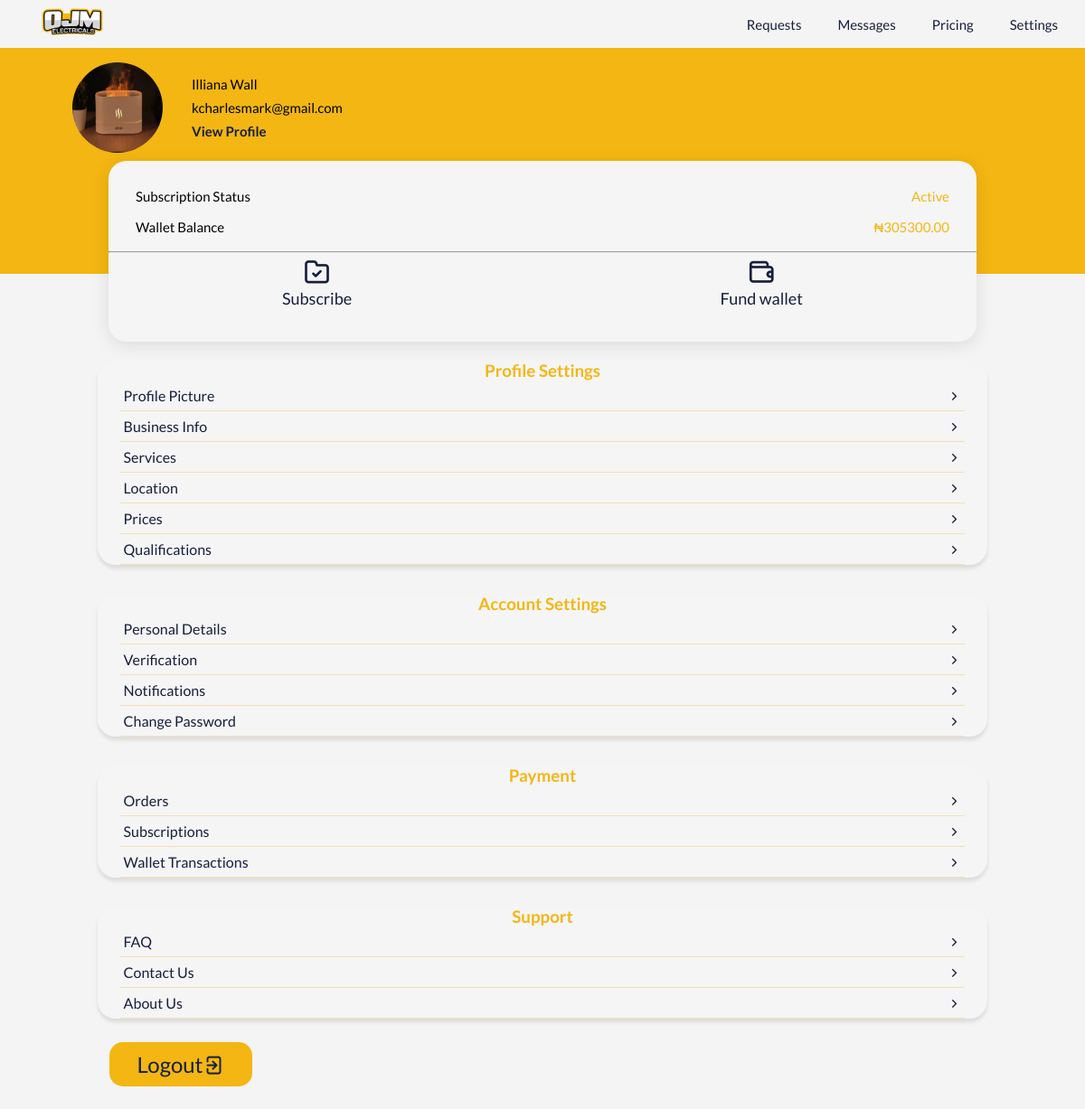
The app's page /prof-dashboard (signed in) with its own data.
### userauth/models.py (models this page shows, shortened)
class ElectricianProfile(models.Model):
    user = models.OneToOneField(User, on_delete=models.CASCADE)
    business_name = models.CharField(max_length=255)
    service_description = models.TextField()
    profile_picture = models.ImageField(upload_to=user_directory_path, blank=True, null=True)
    founded_date = models.DateField()
    registered = models.BooleanField(default=False)
    country = models.CharField(max_length=50, choices=WEST_AFRICAN_COUNTRIES)
    state = models.CharField(max_length=50, choices=NIGERIAN_STATES)
    city = models.CharField(max_length=255)
    address = models.CharField(max_length=255)
    terms = models.BooleanField(default=False)
    number_of_employees = models.IntegerField(default=0)
    website_url = models.URLField(max_length=200, blank=True, null=True)
    youtube_url = models.URLField(max_length=200, blank=True, null=True)
    prices = models.TextField(blank=True, null=True)
    qualification = models.TextField(blank=True, null=True)
    verified = models.BooleanField(default=False)
    cac = models.CharField(max_length=200, blank=True, null=True)
    class Meta:
        verbose_name_plural = "Electricians"

class User(AbstractUser):
    email = models.EmailField(unique=True)
    first_name = models.CharField(max_length=150, blank=True)
    last_name = models.CharField(max_length=150, blank=True)
    phone_number = models.CharField(max_length=25, blank=True)
    whatsapp_number = models.CharField(max_length=25, blank=True)
    USERNAME_FIELD = 'email'
    REQUIRED_FIELDS = ['username']
    def __str__(self):
        return self.username

### payment/models.py (models this page shows, shortened)
class Subscription(models.Model):
    STATUS_CHOICES = [
        ('Inactive', 'Inactive'),
        ('Active', 'Active'),
        ('Expired', 'Expired'),
    ]
    DURATION_CHOICES = [
        ("1 month", "1 month"),
        ("2 months", "2 months"),
        ("3 months", "3 months"),
    ]
    name = models.CharField(max_length=20, choices=DURATION_CHOICES)
    user = models.ForeignKey(User, on_delete=models.CASCADE)
    created_at = models.DateTimeField(default=timezone.now)
    expiry = models.DateTimeField()
    status = models.CharField(max_length=20, choices=STATUS_CHOICES, default='inactive')

class Wallet(models.Model):
    user = models.OneToOneField(User, on_delete=models.CASCADE)
    balance = models.DecimalField(max_digits=10, decimal_places=2, default=0.00)

### ojm_core/views.py (the view)
# urls.py: path('prof-dashboard',views.prof_dashboard,name="prof_dashboard"),
@login_required
def prof_dashboard(request):
    profile = get_object_or_404(ElectricianProfile, user=request.user)
    user = request.user
    wallet, created = Wallet.objects.get_or_create(user=user)
    subscription = Subscription.objects.filter(user=user).first()
    payments = Payment.objects.filter(user=user,verified=True)
    profile_pic_form = UpdatePicture(instance=profile)
    business_form = UpdateBusinessInfo(instance=profile)
    location_form = UpdateLocation(instance=profile)
    prices_form = UpdatePrices(instance=profile)
    qualification_form = UpdateQualification(instance=profile)
    form = UserUpdateForm(instance=user)
    notifications = Notification.objects.filter(user=user)
    electrician = ElectricianProfile.objects.filter(user=user)
    user_profile = ElectricianProfile.objects.get(user=request.user)
    context = {
        'profile': profile,
        'profile_pic_form':profile_pic_form,
        'business_form':business_form,
        'location_form':location_form,
        'prices_form':prices_form,
        'qualification_form':qualification_form,
        'form':form,
        'wallet':wallet,
        'subscription':subscription,
        'payments':payments,
        'notifications': notifications,
        'electrician':electrician,
        'user_profile': user_profile
    }
    return render(request, 'profdash.html',context)

### templates/profdash.html (shortened to what this page needs)
{% load static %}
<!DOCTYPE html>
<html lang="en">
<head>
    <link rel="stylesheet" href="https://unicons.iconscout.com/release/v4.0.8/css/line.css" />
    <link rel="stylesheet" href="{% static 'Css/profdash.css' %}">
    <link rel="stylesheet" href="{% static 'Css/signup.css' %}">
</head>
<body>
    <section>
        <div class="heading">
            <a href="{%url 'ojm_core:index'%}" class="nav_logo"><img src="{% static 'Assest/Img/ojm.png' %}" alt="Ojm" /></a>
            <div class="nav">
                <a href="{%url 'ojm_core:requests'%}" class="">
                     Requests
                </a>
                <a href="{%url 'chatapp:messages'%}" class="">
                     Messages
                </a>
                <a href="{% url 'payment:pay' %}" class="">
                    Pricing
                </a>
                <a href="{% url 'ojm_core:dashboard' %}" class="">
                    Settings
                </a>
            </div>
        </div>
        <div class="profile">
            <div class="profile-info">
                {% if profile.profile_picture %}
                <img id="mainProfilePicLink" src="{{ profile.profile_picture.url }}" alt="Profile photo">
                {% else %}
                <img id="mainProfilePicLink" src="{% static 'Assest/Img/ojmprofilephoto.jpg' %}" alt="Profile photo">
                {% endif %}
                <div class="profile-details">
                    <p class="name">{{profile.business_name}}</p>
                    <p class="email">{{request.user.email}}</p>
                    <p class="profile-link"><a href="">View Profile</a></p>
                </div>
            </div>
            <div class="subscription">
                <div class="top">
                    <div class="subscription-status">
                        <div class="status">
                            <p>Subscription Status</p>
                            {% if subscription %}
                            <span>{{ subscription.status }}</span>
                            {%else%}
                            <span>Inactive</span>
                            {%endif%}
                        </div>
                        <div class="wallet">
                            <p>Wallet Balance</p>
                            <span>₦{{wallet.balance}}</span>
                        </div>
                    </div>
                </div>
                <hr>
                <div class="bottom">
                    <a href="{% url 'payment:pay' %}">
                        <div class="subscribe">
                            <i class="uil uil-folder-check"></i>
                            <p>Subscribe</p>
                        </div>
                    </a>
                    <a href="{% url 'payment:pay' %}">
                        <div class="fund-wallet">
                            <i class="uil uil-wallet"></i>
                            <p>Fund wallet</p>
                        </div>
                    </a>
                </div>
            </div>
        </div>
        <div class="profile-settings">
            <div class="sub-profile">
                <h3>Profile Settings</h3>
                <a href="#" id="profileSettingsPicLink">
                    <div class="flex">
                        <p>Profile Picture</p>
                        <i class="uil uil-angle-right-b"></i>
                    </div>
                </a>
                <a href="#" id="businessInfoLink">
                    <div class="flex">
                        <p>Business Info</p>
                        <i class="uil uil-angle-right-b"></i>
                    </div>
                </a>
                <a href="#" id="serviceLink">
                    <div class="flex">
                        <p>Services</p>
                        <i class="uil uil-angle-right-b"></i>
                    </div>
                </a>
                <a href="#" id="locationLink">
                    <div class="flex">
                        <p>Location</p>
                        <i class="uil uil-angle-right-b"></i>
                    </div>
                </a>
                <a href="#" id="priceLink">
                    <div class="flex">
                        <p>Prices</p>
                        <i class="uil uil-angle-right-b"></i>
                    </div>
                </a>
                <a href="#" id="qualificationLink">
                    <div class="flex">
                        <p>Qualifications</p>
                        <i class="uil uil-angle-right-b"></i>
                    </div>
                </a>
            </div>
        </div>
        <div class="account-settings">
            <div class="sub-profile">
                <h3>Account Settings</h3>
                <a href="#" id="detailsLink">
                    <div class="flex">
                        <p>Personal Details</p>
                        <i class="uil uil-angle-right-b"></i>
                    </div>
                </a>
                <a href="#" id="verificationLink">
                    <div class="flex">
                        <p>Verification</p>
                        <i class="uil uil-angle-right-b"></i>
                    </div>
                </a>
                <a href="#" id="notificationLink">
                    <div class="flex">
                        <p>Notifications</p>
                        <i class="uil uil-angle-right-b"></i>
                    </div>
                </a>
                <a href="#" id="passwordLink">
                    <div class="flex">
                        <p>Change Password</p>
                        <i class="uil uil-angle-right-b"></i>
                    </div>
                </a>
            </div>
        </div>
        <div class="account-settings">
            <div class="sub-profile">
                <h3>Payment</h3>
                <a href="#" id="orderLink">
                    <div class="flex">
                        <p>Orders</p>
                        <i class="uil uil-angle-right-b"></i>
                    </div>
                </a>
                <a href="#" id="subscriptionLink">
                    <div class="flex">
                        <p>Subscriptions</p>
                        <i class="uil uil-angle-right-b"></i>
                    </div>
                </a>
                <a href="#" id="walletLink">
                    <div class="flex">
                        <p>Wallet Transactions</p>
                        <i class="uil uil-angle-right-b"></i>
                    </div>
                </a>
            </div>
        </div>
        <div class="account-settings">
            <div class="sub-profile">
                <h3>Support</h3>
                <a href="#">
                    <div class="flex">
                        <p>FAQ</p>
                        <i class="uil uil-angle-right-b"></i>
                    </div>
                </a>
                <a href="https://bit.ly/contact_ojm" target="_blank">
                    <div class="flex">
                        <p>Contact Us</p>
                        <i class="uil uil-angle-right-b"></i>
                    </div>
                </a>
                <a href="#">
                    <div class="flex">
                        <p>About Us</p>
                        <i class="uil uil-angle-right-b"></i>
                    </div>
                </a>
            </div>
        </div>
        <div class="logout">
            <a href="{%url 'userauth:logout'%}">
                <p>Logout</p>
                <i class="uil uil-signout"></i>
            </a>
        </div>
    </section>
</body>
</html>

### static/Css/profdash.css (style rules this page uses)
:root { --main-color-one: rgb(243, 182, 18); --main-color-two: rgb(22, 31, 59); --background-color: #f4f4f4; --sidebar-width: 250px; --navbar-height: 60px; }
* { box-sizing: border-box; padding: 0; margin: 0; }
body { margin: 0; font-family: Lato, sans-serif; background-color: var(--background-color); }
a { text-decoration: none; }
.heading img { width: 100px; height: 50px; object-fit: cover; }
.heading { display: flex; justify-content: space-between; align-items: center; width: 95%; margin: auto; }
.nav { display: flex; justify-content: space-around; align-items: center; gap: 2.5rem; }
.nav a { color: var(--main-color-two); font-weight: 500; font-size: 15px; }
.profile { background: var(--main-color-one); height: 250px; position: relative; }
.profile img { height: 100px; width: 100px; border-radius: 50%; }
.profile-info { display: flex; align-items: center; padding-inline-start: 5rem; padding-block-start: 1rem; gap: 2rem; }
.profile-details { display: flex; flex-direction: column; gap: .5rem; font-size: 15px; }
.profile-details a { color: var(--main-color-two); font-weight: 700; transition: .5s ease-in-out; }
.subscription { margin: auto; width: 80%; box-shadow: 0 4px 20px rgba(0, 0, 0, 0.1); height: 200px; border-radius: 20px; background: whitesmoke; position: absolute; top: 50%; right: 10%; }
.subscription .top { height: 50%; font-size: 15px; }
.subscription .top span { color: var(--main-color-one); }
.subscription-status { display: flex; padding: 30px; flex-direction: column; gap: 1rem; justify-content: center; }
.subscription-status .status,.wallet { display: flex; justify-content: space-between; }
.subscription .bottom { display: flex; justify-content: space-between; align-items: center; width: 60%; margin: auto; }
.bottom a { font-size: 18px; text-align: center; color: var(--main-color-two); }
.bottom a i { font-size: 2rem; }
.subscription .subscribe,.fund-wallet { display: flex; align-items: center; flex-direction: column; justify-content: center; }
.profile-settings { width: 82%; margin: auto; margin-block-start: 6rem; }
.account-settings { width: 82%; margin: auto; margin-block-start: 2rem; }
.profile-settings h3,.account-settings h3 { color: var(--main-color-one); text-align: center; }
.sub-profile { margin: auto; width: 100%; box-shadow: 0 4px 4px rgba(0, 0, 0, 0.1); border-radius: 20px; background: whitesmoke; }
.flex { display: flex; justify-content: space-between; width: 95%; margin: auto; padding: 7px 4px; border-bottom: 1px solid wheat; color: var(--main-color-two); }
.logout { display: flex; max-width: 400px; height: 100px; }
.logout a { display: flex; font-size: 1.5rem; background: var(--main-color-one); color: var(--main-color-two); padding: 10px 30px; margin: auto; border-radius: 15px; }

### records on screen
ElectricianProfile: profile_picture (picture), business_name "Illiana Wall"
User: user.email "kcharlesmark@gmail.com"
Subscription: status "Active"
Wallet: balance "305300.00"
